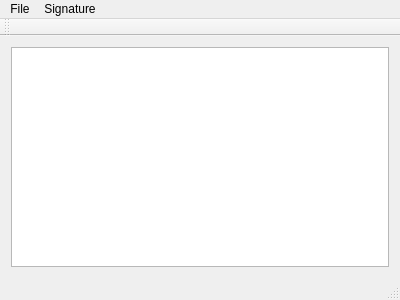
<?xml version="1.0" encoding="UTF-8"?>
<ui version="4.0">
 <class>MainWindow</class>
 <widget class="QMainWindow" name="MainWindow">
  <property name="geometry">
   <rect>
    <x>0</x>
    <y>0</y>
    <width>400</width>
    <height>300</height>
   </rect>
  </property>
  <property name="windowTitle">
   <string>MainWindow</string>
  </property>
  <widget class="QWidget" name="centralWidget">
   <layout class="QGridLayout" name="gridLayout">
    <item row="0" column="0">
     <widget class="QTextEdit" name="textEdit"/>
    </item>
   </layout>
  </widget>
  <widget class="QMenuBar" name="menuBar">
   <property name="geometry">
    <rect>
     <x>0</x>
     <y>0</y>
     <width>400</width>
     <height>22</height>
    </rect>
   </property>
   <widget class="QMenu" name="menuFile">
    <property name="title">
     <string>File</string>
    </property>
    <addaction name="actionOpen"/>
    <addaction name="actionSave"/>
   </widget>
   <widget class="QMenu" name="menuSignature">
    <property name="title">
     <string>Signature</string>
    </property>
    <addaction name="actionMake_a_Sign"/>
    <addaction name="actionCheck_Sign"/>
    <addaction name="actionDelete_a_Sign"/>
   </widget>
   <addaction name="menuFile"/>
   <addaction name="menuSignature"/>
  </widget>
  <widget class="QToolBar" name="mainToolBar">
   <attribute name="toolBarArea">
    <enum>TopToolBarArea</enum>
   </attribute>
   <attribute name="toolBarBreak">
    <bool>false</bool>
   </attribute>
  </widget>
  <widget class="QStatusBar" name="statusBar"/>
  <action name="actionOpen">
   <property name="text">
    <string>Open</string>
   </property>
  </action>
  <action name="actionSave">
   <property name="text">
    <string>Save</string>
   </property>
  </action>
  <action name="actionMake_a_Sign">
   <property name="text">
    <string>Make a Sign</string>
   </property>
  </action>
  <action name="actionCheck_Sign">
   <property name="text">
    <string>Check Sign</string>
   </property>
  </action>
  <action name="actionDelete_a_Sign">
   <property name="text">
    <string>Delete a Sign</string>
   </property>
  </action>
 </widget>
 <layoutdefault spacing="6" margin="11"/>
 <resources/>
 <connections/>
</ui>
